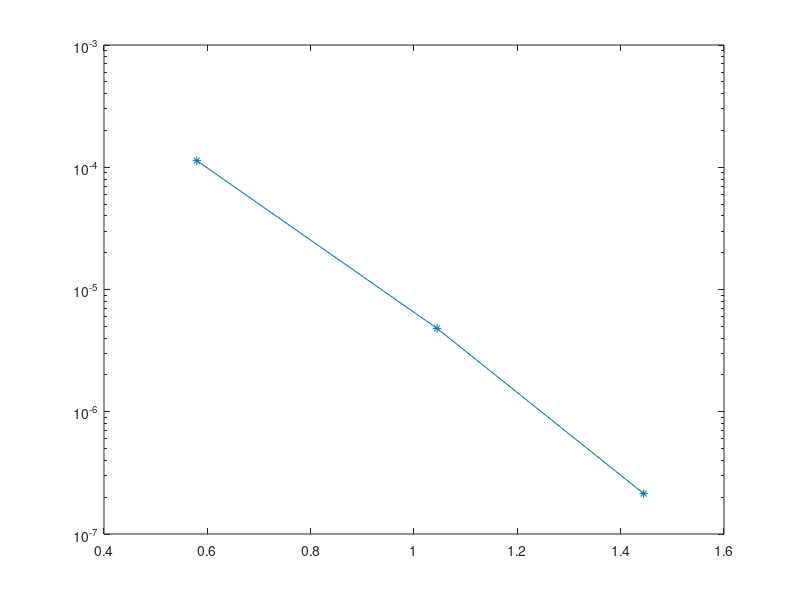

Write the MATLAB code that produced this figure.
td = load('testdata5.txt');
N = 1000;
xi = 20;
L = 2;
tm = [];
te = [];
for i = 1:length(td(:,1))
    if(td(i,[1,2,3]) == [N,L,xi])
        tm = [tm,td(i,6)];
        te = [te,td(i,5)];
    end
end
semilogy(tm,te,'*-')
hold on